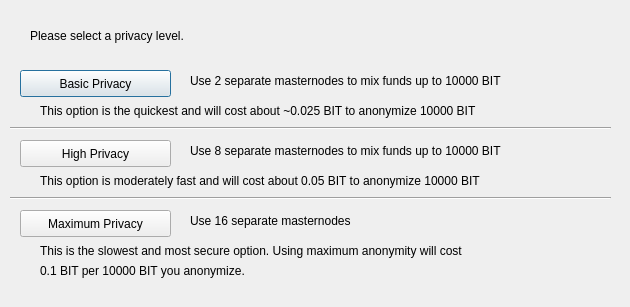
<?xml version="1.0" encoding="UTF-8"?>
<ui version="4.0">
 <class>ObfuscationConfig</class>
 <widget class="QDialog" name="ObfuscationConfig">
  <property name="geometry">
   <rect>
    <x>0</x>
    <y>0</y>
    <width>630</width>
    <height>307</height>
   </rect>
  </property>
  <property name="windowTitle">
   <string>Configure Obfuscation</string>
  </property>
  <widget class="QPushButton" name="buttonBasic">
   <property name="geometry">
    <rect>
     <x>20</x>
     <y>70</y>
     <width>151</width>
     <height>27</height>
    </rect>
   </property>
   <property name="text">
    <string>Basic Privacy</string>
   </property>
  </widget>
  <widget class="QPushButton" name="buttonHigh">
   <property name="geometry">
    <rect>
     <x>20</x>
     <y>140</y>
     <width>151</width>
     <height>27</height>
    </rect>
   </property>
   <property name="text">
    <string>High Privacy</string>
   </property>
  </widget>
  <widget class="QPushButton" name="buttonMax">
   <property name="geometry">
    <rect>
     <x>20</x>
     <y>210</y>
     <width>151</width>
     <height>27</height>
    </rect>
   </property>
   <property name="text">
    <string>Maximum Privacy</string>
   </property>
  </widget>
  <widget class="QLabel" name="label">
   <property name="geometry">
    <rect>
     <x>30</x>
     <y>20</y>
     <width>571</width>
     <height>31</height>
    </rect>
   </property>
   <property name="text">
    <string>Please select a privacy level.</string>
   </property>
  </widget>
  <widget class="QLabel" name="label_2">
   <property name="geometry">
    <rect>
     <x>190</x>
     <y>70</y>
     <width>421</width>
     <height>21</height>
    </rect>
   </property>
   <property name="text">
    <string>Use 2 separate masternodes to mix funds up to 10000 BIT</string>
   </property>
  </widget>
  <widget class="QLabel" name="label_3">
   <property name="geometry">
    <rect>
     <x>190</x>
     <y>140</y>
     <width>411</width>
     <height>21</height>
    </rect>
   </property>
   <property name="text">
    <string>Use 8 separate masternodes to mix funds up to 10000 BIT</string>
   </property>
  </widget>
  <widget class="QLabel" name="label_4">
   <property name="geometry">
    <rect>
     <x>190</x>
     <y>210</y>
     <width>421</width>
     <height>21</height>
    </rect>
   </property>
   <property name="text">
    <string>Use 16 separate masternodes</string>
   </property>
  </widget>
  <widget class="QLabel" name="label_6">
   <property name="geometry">
    <rect>
     <x>40</x>
     <y>100</y>
     <width>561</width>
     <height>21</height>
    </rect>
   </property>
   <property name="text">
    <string>This option is the quickest and will cost about ~0.025 BIT to anonymize 10000 BIT</string>
   </property>
  </widget>
  <widget class="QLabel" name="label_7">
   <property name="geometry">
    <rect>
     <x>40</x>
     <y>170</y>
     <width>561</width>
     <height>21</height>
    </rect>
   </property>
   <property name="text">
    <string>This option is moderately fast and will cost about 0.05 BIT to anonymize 10000 BIT</string>
   </property>
  </widget>
  <widget class="QLabel" name="label_8">
   <property name="geometry">
    <rect>
     <x>40</x>
     <y>240</y>
     <width>561</width>
     <height>21</height>
    </rect>
   </property>
   <property name="text">
    <string>This is the slowest and most secure option. Using maximum anonymity will cost</string>
   </property>
  </widget>
  <widget class="QLabel" name="label_9">
   <property name="geometry">
    <rect>
     <x>40</x>
     <y>260</y>
     <width>561</width>
     <height>21</height>
    </rect>
   </property>
   <property name="text">
    <string>0.1 BIT per 10000 BIT you anonymize.</string>
   </property>
  </widget>
  <widget class="Line" name="line">
   <property name="geometry">
    <rect>
     <x>10</x>
     <y>120</y>
     <width>601</width>
     <height>16</height>
    </rect>
   </property>
   <property name="orientation">
    <enum>Qt::Horizontal</enum>
   </property>
  </widget>
  <widget class="Line" name="line_2">
   <property name="geometry">
    <rect>
     <x>10</x>
     <y>190</y>
     <width>601</width>
     <height>16</height>
    </rect>
   </property>
   <property name="orientation">
    <enum>Qt::Horizontal</enum>
   </property>
  </widget>
 </widget>
 <resources/>
 <connections/>
</ui>
